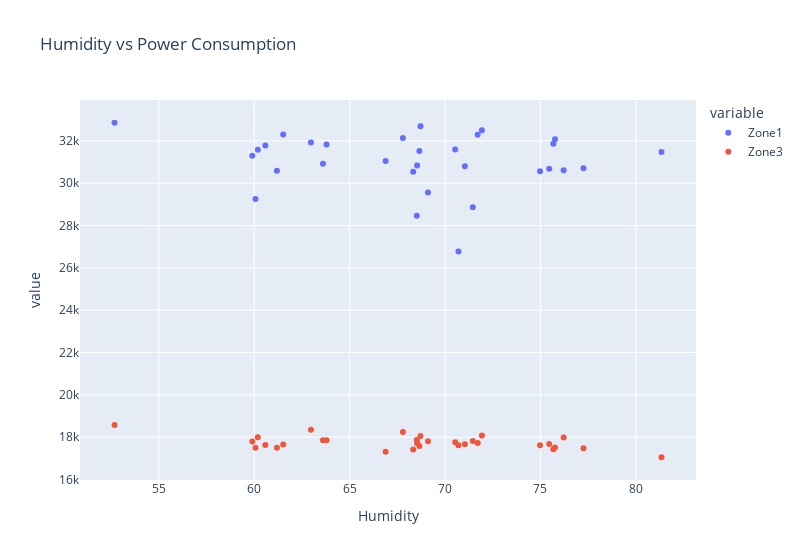

Notebook cell for this chart:
### Code cell
# Scatterplot of Power consumption vs Humidity
px.scatter(dfd_sel, x='Humidity', y=zones, 
            hover_data={'Humidity':':.2f', 'value':':.2f'},
            width=800, title='Humidity vs Power Consumption')

### Figure 1 — Plotly figure (JSON) as saved in the notebook; plotly's stock layout.template omitted (floating-point values rounded to 4 significant figures)
{"data": [{"hovertemplate": "variable=Zone1<br>Humidity=%{x:.2f}<br>value=%{y:.2f}<extra></extra>", "legendgroup": "Zone1", "marker": {"color": "#636efa", "symbol": "circle"}, "mode": "markers", "name": "Zone1", "orientation": "v", "showlegend": true, "type": "scatter", "x": [68.52, 71.46, 74.98, 75.46, 71.04, 77.26, 76.22, 69.11, 68.33, 75.68, 66.89, 75.76, 81.34, 68.54, 70.7, 61.19, 63.79, 52.68, 67.79, 60.58, 62.97, 63.6, 71.93, 60.19, 61.52, 68.72, 71.71, 59.9, 60.07, 68.66, 70.53], "xaxis": "x", "y": [28470.0, 28870.0, 30560.0, 30690.0, 30800.0, 30710.0, 30610.0, 29560.0, 30540.0, 31860.0, 31060.0, 32080.0, 31480.0, 30830.0, 26770.0, 30590.0, 31830.0, 32860.0, 32140.0, 31780.0, 31930.0, 30920.0, 32510.0, 31580.0, 32300.0, 32690.0, 32300.0, 31300.0, 29260.0, 31520.0, 31590.0], "yaxis": "y"}, {"hovertemplate": "variable=Zone3<br>Humidity=%{x:.2f}<br>value=%{y:.2f}<extra></extra>", "legendgroup": "Zone3", "marker": {"color": "#EF553B", "symbol": "circle"}, "mode": "markers", "name": "Zone3", "orientation": "v", "showlegend": true, "type": "scatter", "x": [68.52, 71.46, 74.98, 75.46, 71.04, 77.26, 76.22, 69.11, 68.33, 75.68, 66.89, 75.76, 81.34, 68.54, 70.7, 61.19, 63.79, 52.68, 67.79, 60.58, 62.97, 63.6, 71.93, 60.19, 61.52, 68.72, 71.71, 59.9, 60.07, 68.66, 70.53], "xaxis": "x", "y": [17870.0, 17820.0, 17620.0, 17670.0, 17660.0, 17480.0, 17990.0, 17810.0, 17420.0, 17430.0, 17310.0, 17510.0, 17050.0, 17720.0, 17620.0, 17510.0, 17850.0, 18570.0, 18240.0, 17630.0, 18350.0, 17850.0, 18080.0, 18000.0, 17660.0, 18060.0, 17720.0, 17790.0, 17500.0, 17580.0, 17760.0], "yaxis": "y"}], "layout": {"legend": {"title": {"text": "variable"}, "tracegroupgap": 0}, "title": {"text": "Humidity vs Power Consumption"}, "width": 800, "xaxis": {"anchor": "y", "domain": [0, 1], "title": {"text": "Humidity"}}, "yaxis": {"anchor": "x", "domain": [0, 1], "title": {"text": "value"}}}}
